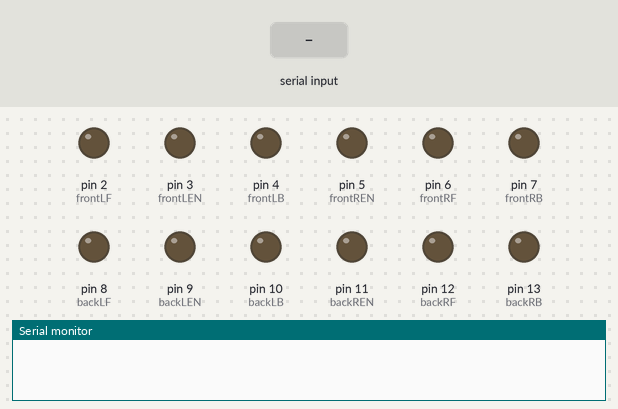
This sketch was run on a simulated Arduino Uno, built with avr-gcc and run on an emulated ATmega328P. Shown: output pins drawn as LEDs (lit = HIGH), the last lines printed to the serial monitor. The inputs (shaded band) are chosen by the test bench.

Above: at 1.2 s.
1.3 s: "1\n" received over the second serial link
At 3.5 s:
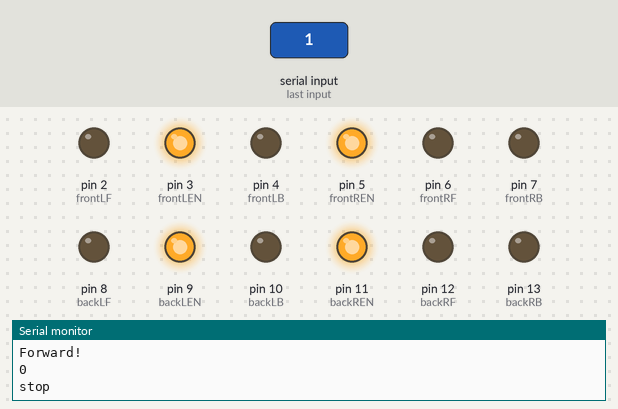
3.8 s: "2\n" received over the second serial link
At 4.5 s:
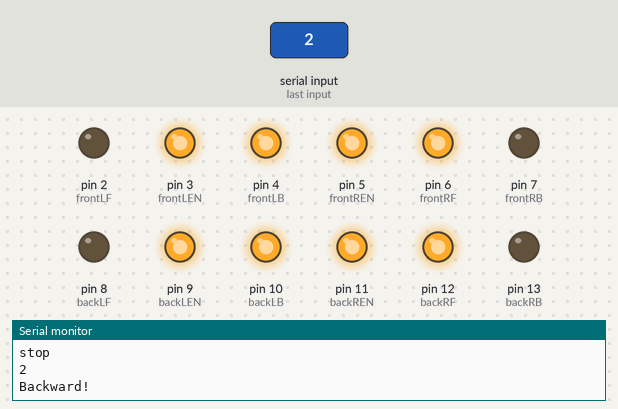
6.3 s: "3\n" received over the second serial link
At 7.1 s:
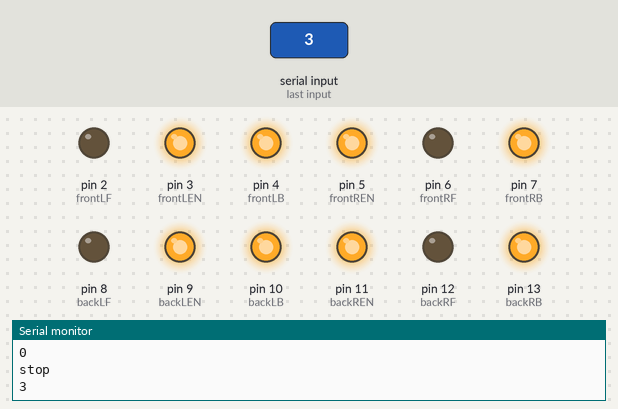
8.8 s: "4\n" received over the second serial link
At 9.5 s:
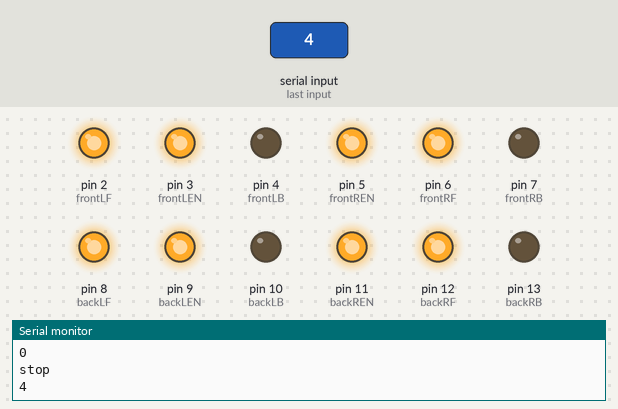
11.3 s: "5\n" received over the second serial link
At 13.5 s:
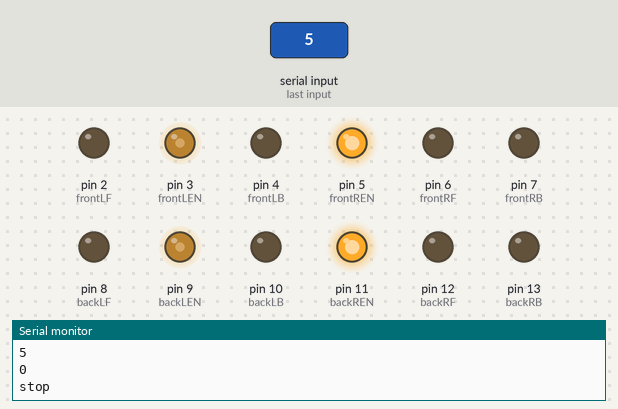
13.8 s: "1\n" received over the second serial link
At 14.5 s:
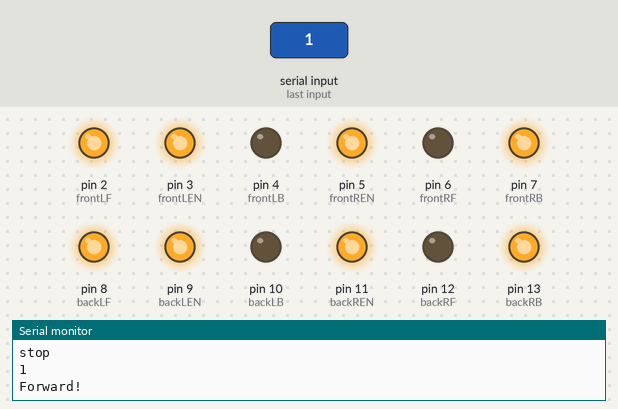
Timing chart, 0 to 16.8 s (numbered marks = the images above; inputs shaded):
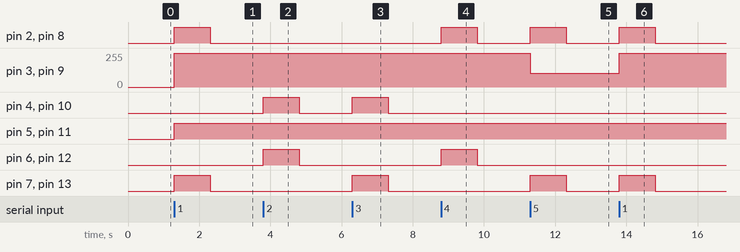

The sketch:

ElderlyCopilot-Carrier.ino
```cpp
/*
命令表
forward: 1
backward: 2
turnLeft: 3
turnRight: 4
frontLeft: 5
frontRight: 6
backLeft: 7
backRight: 8
stairUp: 9
stairDown: 10
stop: s
*/
#include <SoftwareSerial.h>
#define SPEED 255  // 0 - 255
int compensation = 150;
const int frontLEN = 3;
const int frontREN = 5;
const int backLEN = 9;
const int backREN = 11;
const int frontLF = 2;
const int frontLB = 4;
const int frontRF = 6;
const int frontRB = 7;
const int backLF = 8;
const int backLB = 10;
const int backRF = 12;
const int backRB = 13;
SoftwareSerial BTSerial(14, 15);

void stop() {
  Serial.println("stop");
  digitalWrite(frontLF, LOW);
  digitalWrite(frontLB, LOW);
  digitalWrite(frontRF, LOW);
  digitalWrite(frontRB, LOW);
  digitalWrite(backLF, LOW);
  digitalWrite(backLB, LOW);
  digitalWrite(backRF, LOW);
  digitalWrite(backRB, LOW);
  delay(10);
}

void forward() {
  Serial.println("Forward!");
  digitalWrite(frontLF, HIGH);
  digitalWrite(frontLB, LOW);
  digitalWrite(frontRF, LOW);
  digitalWrite(frontRB, HIGH);
  digitalWrite(backLF, HIGH);
  digitalWrite(backLB, LOW);
  digitalWrite(backRF, LOW);
  digitalWrite(backRB, HIGH);
  analogWrite(frontLEN, SPEED);
  analogWrite(frontREN, SPEED);
  analogWrite(backLEN, SPEED);
  analogWrite(backREN, SPEED);
  delay(10);
}

void backward() {
  Serial.println("Backward!");
  digitalWrite(frontLF, LOW);
  digitalWrite(frontLB, HIGH);
  digitalWrite(frontRF, HIGH);
  digitalWrite(frontRB, LOW);
  digitalWrite(backLF, LOW);
  digitalWrite(backLB, HIGH);
  digitalWrite(backRF, HIGH);
  digitalWrite(backRB, LOW);
  analogWrite(frontLEN, SPEED);
  analogWrite(frontREN, SPEED);
  analogWrite(backLEN, SPEED);
  analogWrite(backREN, SPEED);
  delay(10);
}

void turnLeft() {
  digitalWrite(frontLF, LOW);
  digitalWrite(frontLB, HIGH);
  digitalWrite(frontRF, LOW);
  digitalWrite(frontRB, HIGH);
  digitalWrite(backLF, LOW);
  digitalWrite(backLB, HIGH);
  digitalWrite(backRF, LOW);
  digitalWrite(backRB, HIGH);
  analogWrite(frontLEN, SPEED);
  analogWrite(frontREN, SPEED);
  analogWrite(backLEN, SPEED);
  analogWrite(backREN, SPEED);
  delay(10);
}

void turnRight() {
  digitalWrite(frontLF, HIGH);
  digitalWrite(frontLB, LOW);
  digitalWrite(frontRF, HIGH);
  digitalWrite(frontRB, LOW);
  digitalWrite(backLF, HIGH);
  digitalWrite(backLB, LOW);
  digitalWrite(backRF, HIGH);
  digitalWrite(backRB, LOW);
  analogWrite(frontLEN, SPEED);
  analogWrite(frontREN, SPEED);
  analogWrite(backLEN, SPEED);
  analogWrite(backREN, SPEED);
  delay(10);
}

void frontLeft() {
  digitalWrite(frontLF, HIGH);
  digitalWrite(frontLB, LOW);
  digitalWrite(frontRF, LOW);
  digitalWrite(frontRB, HIGH);
  digitalWrite(backLF, HIGH);
  digitalWrite(backLB, LOW);
  digitalWrite(backRF, LOW);
  digitalWrite(backRB, HIGH);
  analogWrite(frontLEN, SPEED - compensation);
  analogWrite(frontREN, SPEED);
  analogWrite(backLEN, SPEED - compensation);
  analogWrite(backREN, SPEED);
  delay(10);
}

void frontRight() {
  digitalWrite(frontLF, HIGH);
  digitalWrite(frontLB, LOW);
  digitalWrite(frontRF, LOW);
  digitalWrite(frontRB, HIGH);
  digitalWrite(backLF, HIGH);
  digitalWrite(backLB, LOW);
  digitalWrite(backRF, LOW);
  digitalWrite(backRB, HIGH);
  analogWrite(frontLEN, SPEED);
  analogWrite(frontREN, SPEED - compensation);
  analogWrite(backLEN, SPEED);
  analogWrite(backREN, SPEED - compensation);
  delay(10);
}

void backLeft() {
  digitalWrite(frontLF, LOW);
  digitalWrite(frontLB, HIGH);
  digitalWrite(frontRF, HIGH);
  digitalWrite(frontRB, LOW);
  digitalWrite(backLF, LOW);
  digitalWrite(backLB, HIGH);
  digitalWrite(backRF, HIGH);
  digitalWrite(backRB, LOW);
  analogWrite(frontLEN, SPEED - compensation);
  analogWrite(frontREN, SPEED);
  analogWrite(backLEN, SPEED - compensation);
  analogWrite(backREN, SPEED);
  delay(10);
}

void backRight() {
  digitalWrite(frontLF, LOW);
  digitalWrite(frontLB, HIGH);
  digitalWrite(frontRF, HIGH);
  digitalWrite(frontRB, LOW);
  digitalWrite(backLF, LOW);
  digitalWrite(backLB, HIGH);
  digitalWrite(backRF, HIGH);
  digitalWrite(backRB, LOW);
  analogWrite(frontLEN, SPEED);
  analogWrite(frontREN, SPEED - compensation);
  analogWrite(backLEN, SPEED);
  analogWrite(backREN, SPEED - compensation);
  delay(10);
}

void stairUp() {
}

void stairDown() {
}

void setup() {
  Serial.begin(9600);
  BTSerial.begin(9600);
  pinMode(frontLEN, OUTPUT);
  pinMode(frontREN, OUTPUT);
  pinMode(backLEN, OUTPUT);
  pinMode(backREN, OUTPUT);
  pinMode(frontLF, OUTPUT);
  pinMode(frontLB, OUTPUT);
  pinMode(frontRF, OUTPUT);
  pinMode(frontRB, OUTPUT);
  pinMode(backLF, OUTPUT);
  pinMode(backLB, OUTPUT);
  pinMode(backRF, OUTPUT);
  pinMode(backRB, OUTPUT);
}
void loop() {
  if (BTSerial.available()) {
    int command = BTSerial.parseInt();
    Serial.println(command);
    switch (command) {
      case 0:
        stop();
        break;
      case 1:
        forward();
        break;
      case 2:
        backward();
        break;
      case 3:
        turnLeft();
        break;
      case 4:
        turnRight();
        break;
      case 5:
        frontLeft();
        break;
      case 6:
        frontRight();
        break;
      case 7:
        backLeft();
        break;
      case 8:
        backRight();
        break;
      case 9:
        stairUp();
        break;
      case 10:
        stairDown();
        break;
    }
  }
}
```

Measured:
- after the input at 1.3 s, pin 2 (frontLF), pin 7 (frontRB), pin 8 (backLF), pin 13 (backRB): LOW → HIGH at once, → LOW 1.0 s later; pin 3 (frontLEN), pin 9 (backLEN): 0/255 → 255/255 at once; pin 5 (frontREN), pin 11 (backREN): LOW → HIGH at once
- after the input at 3.8 s, pin 4 (frontLB), pin 6 (frontRF), pin 10 (backLB), pin 12 (backRF): LOW → HIGH at once, → LOW 1.0 s later
- after the input at 6.3 s, pin 4 (frontLB), pin 7 (frontRB), pin 10 (backLB), pin 13 (backRB): LOW → HIGH at once, → LOW 1.0 s later
- after the input at 8.8 s, pin 2 (frontLF), pin 6 (frontRF), pin 8 (backLF), pin 12 (backRF): LOW → HIGH at once, → LOW 1.0 s later
- after the input at 11.3 s, pin 2 (frontLF), pin 7 (frontRB), pin 8 (backLF), pin 13 (backRB): LOW → HIGH at once, → LOW 1.0 s later; pin 3 (frontLEN), pin 9 (backLEN): 255/255 → 105/255 at once
- after the input at 13.8 s, pin 2 (frontLF), pin 7 (frontRB), pin 8 (backLF), pin 13 (backRB): LOW → HIGH at once, → LOW 1.0 s later; pin 3 (frontLEN), pin 9 (backLEN): 105/255 → 255/255 at once
